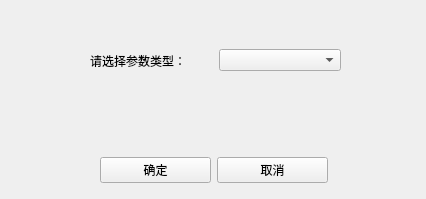
<?xml version="1.0" encoding="UTF-8"?>
<ui version="4.0">
 <class>LoadSettingWindow</class>
 <widget class="QWidget" name="LoadSettingWindow">
  <property name="geometry">
   <rect>
    <x>0</x>
    <y>0</y>
    <width>426</width>
    <height>199</height>
   </rect>
  </property>
  <property name="windowTitle">
   <string>加载参数界面</string>
  </property>
  <widget class="QWidget" name="horizontalLayoutWidget">
   <property name="geometry">
    <rect>
     <x>100</x>
     <y>150</y>
     <width>228</width>
     <height>41</height>
    </rect>
   </property>
   <layout class="QHBoxLayout" name="horizontalLayout">
    <item>
     <widget class="QPushButton" name="pushButtonConfirm">
      <property name="text">
       <string>确定</string>
      </property>
     </widget>
    </item>
    <item>
     <widget class="QPushButton" name="pushButtonCancel">
      <property name="text">
       <string>取消</string>
      </property>
     </widget>
    </item>
   </layout>
  </widget>
  <widget class="QWidget" name="horizontalLayoutWidget_2">
   <property name="geometry">
    <rect>
     <x>90</x>
     <y>40</y>
     <width>251</width>
     <height>41</height>
    </rect>
   </property>
   <layout class="QHBoxLayout" name="horizontalLayout_2">
    <item>
     <widget class="QLabel" name="label_1">
      <property name="text">
       <string>请选择参数类型：</string>
      </property>
     </widget>
    </item>
    <item>
     <widget class="QComboBox" name="comboBox"/>
    </item>
   </layout>
  </widget>
 </widget>
 <resources/>
 <connections/>
</ui>
